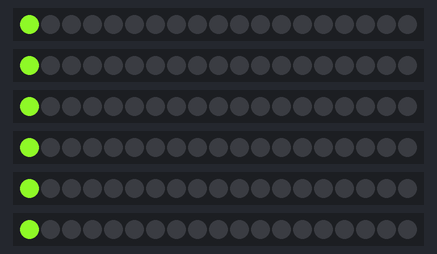
This sketch was run on a simulated Arduino Uno, built with avr-gcc and run on an emulated ATmega328P. Parts: 6 × 19 RGB LEDs in strip order, left to right. Dim RGB values are drawn brighter than linear; random numbers use the default seed unless the sketch sets one.

Above: at 0.17 s.
At 19.76 s:
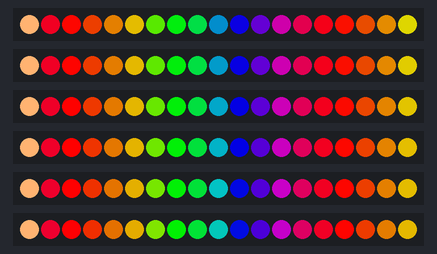
At 24.57 s:
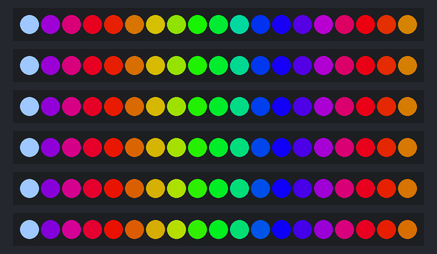
At 29.38 s:
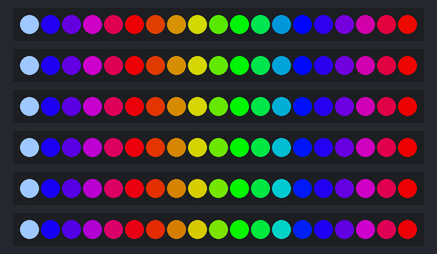
At 34.24 s:
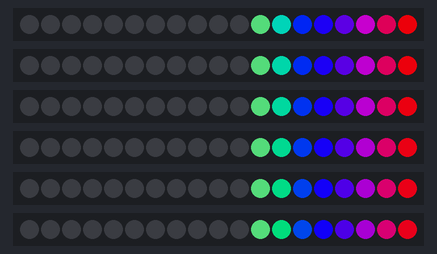
At 39.34 s:
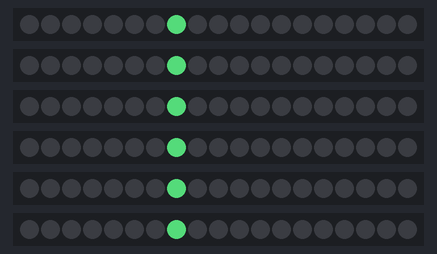

The sketch:

jellyfishhat.ino
```cpp
#include <FastLED.h>

//#include "FastLED.h"

// How many leds in your strip?
#define NUM_LEDS 19

// For led chips like Neopixels, which have a data line, ground, and power, you just
// need to define DATA_PIN.  For led chipsets that are SPI based (four wires - data, clock,
// ground, and power), like the LPD8806 define both DATA_PIN and CLOCK_PIN

#define DATA_PIN07 7
#define DATA_PIN08 8
#define DATA_PIN09 9
#define DATA_PIN10 10
#define DATA_PIN11 11
#define DATA_PIN12 12

#define CLOCK_PIN 13

#define NUM_PATTERNS 8
typedef void (* GenericFP)();
GenericFP patterns[NUM_PATTERNS] = {&p_all_color_go_around,
                                    &dots_chase,
                                    &p_color_temp,
                                    &dots_chase_every_other_inverted,
                                    &p_one_color_go_around,
                                    &p_strobe_slide,
                                    &p_random_on_off_all_one_color,
                                    &p_random_all_different_color};

#define NUM_LINES 4
// Define the array of leds
int DATA_PINS[NUM_LINES] = {9, 10, 11, 12};

CRGB leds[NUM_LINES+2][NUM_LEDS];

// Defines for p_color_temp
#define TEMPERATURE_1 Tungsten100W
#define TEMPERATURE_2 OvercastSky
// How many seconds to show each temperature before switching
#define DISPLAYTIME 20
// How many seconds to show black between switches
#define BLACKTIME   3

void setup() {
       FastLED.addLeds<WS2812B, DATA_PIN12, GRB>(leds[0], NUM_LEDS);
       FastLED.addLeds<WS2812B, DATA_PIN11, GRB>(leds[1], NUM_LEDS);
       FastLED.addLeds<WS2812B, DATA_PIN10, GRB>(leds[2], NUM_LEDS);
       FastLED.addLeds<WS2812B, DATA_PIN09, GRB>(leds[3], NUM_LEDS);
       FastLED.addLeds<WS2812B, DATA_PIN08, GRB>(leds[4], NUM_LEDS);
       FastLED.addLeds<WS2812B, DATA_PIN07, GRB>(leds[5], NUM_LEDS);
}

void loop() {
  six_test();
  six_test_rainbow();
//  patterns[NUM_PATTERNS-1]();
//  for(int x=0; x<NUM_PATTERNS;x++)
//    patterns[x]();
}

void dots_chase_every_other_inverted(){
  int repeat = 10;
  CRGB target;
  target.red=random8();
  target.green=random8();
  target.blue=random8();
  for(int x=0; x<repeat;x++){
    for(int dot=0; dot < NUM_LEDS; dot++) {
      leds[0][dot] = target;
      leds[1][NUM_LEDS - dot - 1] = target;
      leds[2][dot] = target;
      leds[3][NUM_LEDS - dot - 1] = target;
      FastLED.show();
      leds[0][dot] = CRGB::Black;
      leds[1][NUM_LEDS - dot - 1] = CRGB::Black;
      leds[2][dot] = CRGB::Black;
      leds[3][NUM_LEDS - dot - 1] = CRGB::Black;
      delay(30);
    }
  }
}


CRGB get_random_color() {
  CRGB target;
  target.red=random8();
  target.blue=random8();
  target.green=random8();
  return target;
}

void dots_chase() {
  int repeat = 10;
  CRGB target = get_random_color();
  for(int x=0; x<repeat;x++){
    for(int dot=0; dot < NUM_LEDS; dot++) {
      leds[0][dot] = target;
      leds[1][dot] = target;
      leds[2][dot] = target;
      leds[3][dot] = target;
      FastLED.show();
      leds[0][dot] = CRGB::Black;
      leds[1][dot] = CRGB::Black;
      leds[2][dot] = CRGB::Black;
      leds[3][dot] = CRGB::Black;
      delay(30);
    }
  }
}

void _base_go_around(CRGB active, CRGB not_active){
  int repeat = random8(10,20);
  for(int z=0; z<repeat;z++){
    for(int y=0; y < 4; y++) {
      CRGB color_one = not_active;
      CRGB color_two = not_active;
      CRGB color_three = not_active;
      CRGB color_four = not_active;
      if (y % 4 == 0)
        color_one = active;
      else if (y % 4 == 1)
        color_two = active;
      else if (y % 4 == 2)
        color_three = active;
      else if (y % 4 == 3 )
        color_four = active;

      for(int x=0; x < NUM_LEDS; x++){
        leds[0][x] = color_one;
        leds[1][x] = color_two;
        leds[2][x] = color_three;
        leds[3][x] = color_four;
      }
      FastLED.show();
      delay(100);
    }
  }
}

void p_one_color_go_around() {
  _base_go_around(get_random_color(), CRGB::Black);
}

void p_all_color_go_around() {
  _base_go_around(get_random_color(), get_random_color());
}

void p_color_temp() {
  int cycles=1000;
  for (int x=0; x < cycles; x++){
    // draw a generic, no-name rainbow
    static uint8_t starthue = 0;
    for(int z=0;z<NUM_LINES;z++)
      fill_rainbow(leds[z], NUM_LEDS, --starthue, 20);
    // Choose which 'color temperature' profile to enable.
    uint8_t secs = (millis() / 1000) % (DISPLAYTIME * 2);
    if( secs < DISPLAYTIME) {
      FastLED.setTemperature( TEMPERATURE_1 ); // first temperature
      for(int z=0;z<NUM_LINES;z++)
        leds[z][0] = TEMPERATURE_1; // show indicator pixel
    } else {
      FastLED.setTemperature( TEMPERATURE_2 ); // second temperature
      for(int z=0;z<NUM_LINES;z++)
        leds[z][0] = TEMPERATURE_2; // show indicator pixel
    }
    FastLED.show();
    FastLED.delay(8);
  }

}

void p_strobe_slide() {
  int cycles = random8(10, 20);
  CRGB target = get_random_color();
  for( int x=0;x<cycles;x++){
    for( int y = 0; y < NUM_LEDS; y++){
      for(int z=0;z<NUM_LINES;z++)
        leds[z][y] = target;
      FastLED.show();
      FastLED.delay(30);
      for(int z=0;z<NUM_LINES;z++)
        leds[z][y] = CRGB::Black;
      FastLED.show();
      FastLED.delay(30);
    }
  }
}

void p_random_on_off_all_one_color() {
  int cycles = random8(10,20);
  CRGB target = get_random_color();
  for (int x=0;x<cycles;x++){
    for (int y=0; y<NUM_LINES; y++){
      if (random8() % 2 == 0){
        for(int z=0;z<NUM_LEDS;z++)
          leds[y][z] = target;
      }
      else{
        for(int z=0;z<NUM_LEDS;z++)
          leds[y][z] = CRGB::Black;
      }

    }
    FastLED.show();
    FastLED.delay(100);
  }
}

void p_random_all_different_color() {
  int cycles = random8(10,20);
  for (int x=0;x<cycles;x++){
    for (int y=0; y<NUM_LINES; y++){
      CRGB target = get_random_color();
      for(int z=0;z<NUM_LEDS;z++)
        leds[y][z] = target;
    }
    FastLED.show();
    FastLED.delay(100);
  }
}


void six_test(){
  int cycles = random8(10, 20);
  CRGB target = get_random_color();
  for( int x=0;x<cycles;x++){
    for( int y = 0; y < NUM_LEDS; y++){
      for(int z=0;z<NUM_LINES+2;z++)
        leds[z][y] = target;
      FastLED.show();
      FastLED.delay(30);
      for(int z=0;z<NUM_LINES+2;z++)
        leds[z][y] = CRGB::Black;
      FastLED.show();
      FastLED.delay(30);
    }
  }
}

void six_test_rainbow(){
  int cycles=1000;
  for (int x=0; x < cycles; x++){
    // draw a generic, no-name rainbow
    static uint8_t starthue = 0;
    for(int z=0;z<NUM_LINES+2;z++)
      fill_rainbow(leds[z], NUM_LEDS, --starthue, 20);
    // Choose which 'color temperature' profile to enable.
    uint8_t secs = (millis() / 1000) % (DISPLAYTIME * 2);
    if( secs < DISPLAYTIME) {
      FastLED.setTemperature( TEMPERATURE_1 ); // first temperature
      for(int z=0;z<NUM_LINES+2;z++)
        leds[z][0] = TEMPERATURE_1; // show indicator pixel
    } else {
      FastLED.setTemperature( TEMPERATURE_2 ); // second temperature
      for(int z=0;z<NUM_LINES+2;z++)
        leds[z][0] = TEMPERATURE_2; // show indicator pixel
    }
    FastLED.show();
    FastLED.delay(8);
  }

}
```
